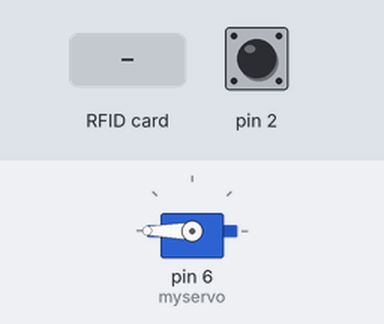
The sketch below on a simulated Arduino Uno, built with avr-gcc and run on an emulated ATmega328P. Shown: servo. Inputs (shaded band) come from the test bench; at power-on: pin 2 HIGH. What the sketch prints to the serial monitor is not drawn.

Above: at 1.2 s.
1.3 s: RFID card 5E 7A 19 C4 held to the reader
Timing chart, 0 to 4.3 s (numbered marks = the images above; inputs shaded):
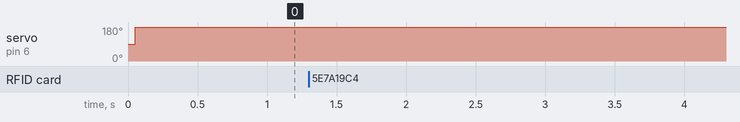

Measured:
- after the input at 1.3 s, every drawn part: stays the same

The sketch:

RFID_Servo_infrared.ino
```cpp
int a=0;
int b=0;
/* Typical pin layout used:
 * -----------------------------------------------------------------------------------------
 *             MFRC522      Arduino       Arduino   Arduino    Arduino          Arduino
 *             Reader/PCD   Uno/101       Mega      Nano v3    Leonardo/Micro   Pro Micro
 * Signal      Pin          Pin           Pin       Pin        Pin              Pin
 * -----------------------------------------------------------------------------------------
 * RST/Reset   RST          9             5         D9         RESET/ICSP-5     RST
 * SPI SS      SDA(SS)      10            53        D10        10               10
 * SPI MOSI    MOSI         11 / ICSP-4   51        D11        ICSP-4           16
 * SPI MISO    MISO         12 / ICSP-1   50        D12        ICSP-1           14
 * SPI SCK     SCK          13 / ICSP-3   52        D13        ICSP-3           15
 *
 * More pin layouts for other boards can be found here: https://github.com/miguelbalboa/rfid#pin-layout
 *
 */
 #include <Servo.h>
Servo myservo;  // create servo object to control a servo
// twelve servo objects can be created on most boards
int pos = 0;// variable to store the servo position
#include <SPI.h>
#include <MFRC522.h> // библиотека "RFID".
#define SS_PIN 10
#define RST_PIN 9
MFRC522 mfrc522(SS_PIN, RST_PIN);
unsigned long uidDec, uidDecTemp;  // для храниения номера метки в десятичном формате

void setup() {
  pinMode(2, INPUT_PULLUP);
  myservo.attach(6);  // attaches the servo on pin 9 to the servo object
  Serial.begin(9600);
  Serial.println("Waiting for card...");
  SPI.begin();  //  инициализация SPI / Init SPI bus.
  mfrc522.PCD_Init();     // инициализация MFRC522 / Init MFRC522 card.
  myservo.write(180);
}
void loop() {
  b=digitalRead(2);
  // Поиск новой метки
  if ( ! mfrc522.PICC_IsNewCardPresent()) {
    return;
  }
  // Выбор метки
  if ( ! mfrc522.PICC_ReadCardSerial()) {
    return;
  }
  uidDec = 0;
  // Выдача серийного номера метки.
  for (byte i = 0; i < mfrc522.uid.size; i++)
  {
    uidDecTemp = mfrc522.uid.uidByte[i];
    uidDec = uidDec * 256 + uidDecTemp;
  }
  Serial.println("Card UID: ");
  Serial.println(uidDec); // Выводим UID метки в консоль.


if (uidDec == 329925909 and a==0){ // карта
  a=1;
  uidDec=0;
  myservo.write(90);
  delay(1000);}
if (b==1 and a==1){
  a=0;
  myservo.write(180);
  delay(1000);}

}
```
